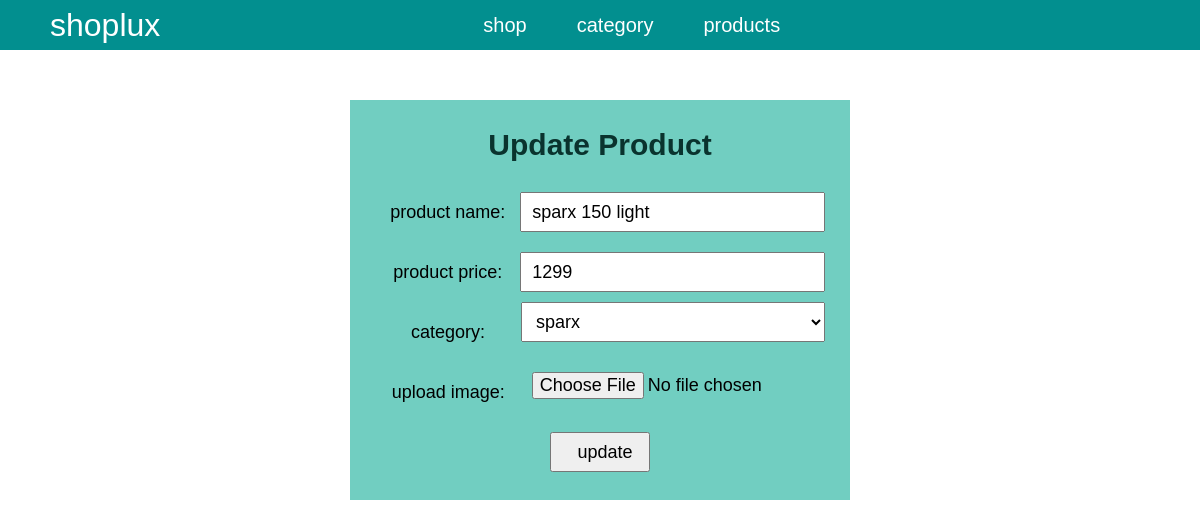
/admin/productPage/product.php?pd_id=23 (signed in), run on the app's committed database.
### tables this page shows
CREATE TABLE `product` (
  `pd_id` int(11) NOT NULL,
  `product_name` varchar(50) NOT NULL,
  `product_price` int(50) NOT NULL,
  `user_pd` int(11) NOT NULL,
  `product_category` int(50) NOT NULL,
  `product_img` varchar(50) NOT NULL
);

CREATE TABLE `category` (
  `cate_sr` int(11) NOT NULL,
  `category_name` varchar(20) NOT NULL,
  `no_of_item` int(255) NOT NULL,
  `user_cate` int(11) NOT NULL
);

### admin/productPage/product.php (the view, shortened to what this page needs)
<?php include("../header.php")?>
    <div class="product_cont">
        <div class="add_product">
        <?php
        $user_id = $_SESSION['userid'];
        if(isset($_GET['pd_id']))
        {
            $pd_id = $_GET['pd_id'];
        ?>
        <form action="update_product.php" method="POST" enctype="multipart/form-data">
                <h2>update product</h2>
                <?php
                    include("../config.php");
                    $sql_update = "select * from product join category on product.product_category = category.cate_sr where pd_id = $pd_id";
                    $result_update = mysqli_query($conn,$sql_update);
                    if(mysqli_num_rows($result_update)>0)
                    {
                        while($rows_up = mysqli_fetch_assoc($result_update))
                        {
                            ?>
                <div class="input_field">
                    <label>product name:</label>
                    <input type="text" name="product_name" value="<?php echo $rows_up['product_name'];?>">
                </div>
                <div class="input_field">
                    <label>product price:</label>
                    <input type="text" name="product_price" value="<?php echo $rows_up['product_price'];?>">
                </div>
                <div class="input_field">
                    <label>category:</label>
                    <select name="product_category">
                    <option selected value="<?php echo $rows_up['cate_sr'];?>"><?php echo $rows_up['category_name'];?></option>
                        <?php
                    include("../config.php");
                    $sql_update = "select * from category join users on category.user_cate=users.user_sr where category.user_cate = {$user_id} ";
                    $result_update = mysqli_query($conn,$sql_update);
                            ?>
                    </select>
                </div>
                <div class="input_field">
                    <label>upload image:</label>
                    <input type="file" name="pd_img">
                </div>
                <div class="input_field" id="submit">
                    <input type="submit" name="update_product" value="update">
                </div>
            </form>
            <?php
           }
            }
            }
            ?>
        </div>
    </div>
</body>
</html>

### admin/shopPage/shop2.css (style rules this page uses)
.input_field { width: 80%; height: 50px; margin-bottom: 30px; display: flex; justify-content: center; align-items: center; }
.input_field label { font-size: 20px; width: 20%; text-align: center; }
.input_field input { width: 80%; height: 100%; font-size: 20px; padding-left: 10px; outline: none; }

### admin/productPage/product2.css (style rules this page uses)
.product_cont { padding: 50px 0; width: 100%; display: flex; justify-content: center; align-items: center; flex-direction: column; }
.product_cont .add_product form { width: 500px; height: 400px; background-color: rgb(113, 206, 193); display: flex; justify-content: center; align-items: center; flex-direction: column; padding: 0; }
.product_cont .add_product form h2 { margin-bottom: 30px; margin-top: 20px; font-size: 30px; text-transform: capitalize; color: rgb(10, 51, 46); }
.product_cont .add_product form .input_field ,.product_cont .add_product form .input_field select { width: 90%; height: 40px; margin-bottom: 20px; display: flex; justify-content: center; align-items: center; }
.product_cont .add_product form .input_field label { font-size: 18px; flex: 1; }
.product_cont .add_product form .input_field input, .product_cont .add_product form .input_field select { font-size: 18px; height: 100%; flex: 2; outline: none; padding-left: 10px; }
#submit { width: 100px; text-align: center; cursor: pointer; }

### admin/header.php (style rules this page uses)
* { margin: 0; padding: 0; box-sizing: border-box; font-family: Arial, Helvetica, sans-serif; }

### data on the page
product: product_name "sparx 150 light", product_price "1299", product_category "sparx"
